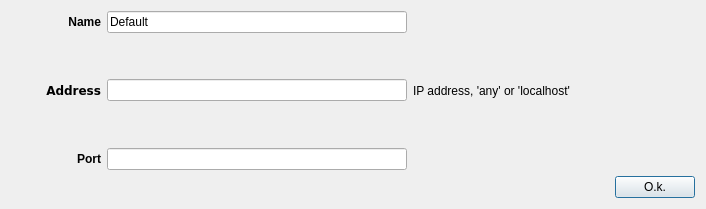
<?xml version="1.0" encoding="UTF-8"?>
<ui version="4.0">
 <class>UdpMulticastSourceDialog</class>
 <widget class="QDialog" name="UdpMulticastSourceDialog">
  <property name="geometry">
   <rect>
    <x>0</x>
    <y>0</y>
    <width>706</width>
    <height>209</height>
   </rect>
  </property>
  <property name="sizePolicy">
   <sizepolicy hsizetype="Preferred" vsizetype="Minimum">
    <horstretch>0</horstretch>
    <verstretch>0</verstretch>
   </sizepolicy>
  </property>
  <property name="windowTitle">
   <string>Dialog</string>
  </property>
  <layout class="QVBoxLayout" name="verticalLayout">
   <item>
    <layout class="QHBoxLayout" name="iconLayout"/>
   </item>
   <item>
    <layout class="QHBoxLayout" name="horizontalLayout_2">
     <item>
      <widget class="QLabel" name="label_2">
       <property name="sizePolicy">
        <sizepolicy hsizetype="Fixed" vsizetype="Preferred">
         <horstretch>0</horstretch>
         <verstretch>0</verstretch>
        </sizepolicy>
       </property>
       <property name="minimumSize">
        <size>
         <width>90</width>
         <height>0</height>
        </size>
       </property>
       <property name="font">
        <font>
         <weight>75</weight>
         <bold>true</bold>
        </font>
       </property>
       <property name="text">
        <string>Name</string>
       </property>
       <property name="alignment">
        <set>Qt::AlignRight|Qt::AlignTrailing|Qt::AlignVCenter</set>
       </property>
      </widget>
     </item>
     <item>
      <widget class="QLineEdit" name="name">
       <property name="minimumSize">
        <size>
         <width>300</width>
         <height>0</height>
        </size>
       </property>
       <property name="text">
        <string>Default</string>
       </property>
      </widget>
     </item>
     <item>
      <spacer name="horizontalSpacer_2">
       <property name="orientation">
        <enum>Qt::Horizontal</enum>
       </property>
       <property name="sizeHint" stdset="0">
        <size>
         <width>40</width>
         <height>20</height>
        </size>
       </property>
      </spacer>
     </item>
    </layout>
   </item>
   <item>
    <layout class="QHBoxLayout" name="horizontalLayout_4">
     <item>
      <widget class="QLabel" name="labelAddress">
       <property name="minimumSize">
        <size>
         <width>90</width>
         <height>0</height>
        </size>
       </property>
       <property name="font">
        <font>
         <family>DejaVu Sans</family>
         <weight>75</weight>
         <bold>true</bold>
        </font>
       </property>
       <property name="text">
        <string>Address</string>
       </property>
       <property name="alignment">
        <set>Qt::AlignRight|Qt::AlignTrailing|Qt::AlignVCenter</set>
       </property>
       <property name="indent">
        <number>-2</number>
       </property>
      </widget>
     </item>
     <item>
      <widget class="QLineEdit" name="address">
       <property name="minimumSize">
        <size>
         <width>300</width>
         <height>0</height>
        </size>
       </property>
      </widget>
     </item>
     <item>
      <widget class="QLabel" name="label">
       <property name="maximumSize">
        <size>
         <width>200</width>
         <height>16777215</height>
        </size>
       </property>
       <property name="text">
        <string>IP address, 'any' or 'localhost'</string>
       </property>
      </widget>
     </item>
     <item>
      <spacer name="horizontalSpacer_4">
       <property name="orientation">
        <enum>Qt::Horizontal</enum>
       </property>
       <property name="sizeHint" stdset="0">
        <size>
         <width>40</width>
         <height>20</height>
        </size>
       </property>
      </spacer>
     </item>
    </layout>
   </item>
   <item>
    <layout class="QHBoxLayout" name="horizontalLayout_3">
     <item>
      <widget class="QLabel" name="labelPort">
       <property name="minimumSize">
        <size>
         <width>90</width>
         <height>0</height>
        </size>
       </property>
       <property name="font">
        <font>
         <weight>75</weight>
         <bold>true</bold>
        </font>
       </property>
       <property name="text">
        <string>Port</string>
       </property>
       <property name="alignment">
        <set>Qt::AlignRight|Qt::AlignTrailing|Qt::AlignVCenter</set>
       </property>
      </widget>
     </item>
     <item>
      <widget class="QLineEdit" name="port">
       <property name="minimumSize">
        <size>
         <width>300</width>
         <height>0</height>
        </size>
       </property>
      </widget>
     </item>
     <item>
      <spacer name="horizontalSpacer_3">
       <property name="orientation">
        <enum>Qt::Horizontal</enum>
       </property>
       <property name="sizeHint" stdset="0">
        <size>
         <width>40</width>
         <height>20</height>
        </size>
       </property>
      </spacer>
     </item>
    </layout>
   </item>
   <item>
    <layout class="QHBoxLayout" name="horizontalLayout">
     <item>
      <spacer name="horizontalSpacer">
       <property name="orientation">
        <enum>Qt::Horizontal</enum>
       </property>
       <property name="sizeHint" stdset="0">
        <size>
         <width>40</width>
         <height>20</height>
        </size>
       </property>
      </spacer>
     </item>
     <item>
      <widget class="QPushButton" name="pushButtonOk">
       <property name="text">
        <string>O.k.</string>
       </property>
      </widget>
     </item>
    </layout>
   </item>
  </layout>
 </widget>
 <resources/>
 <connections/>
</ui>
